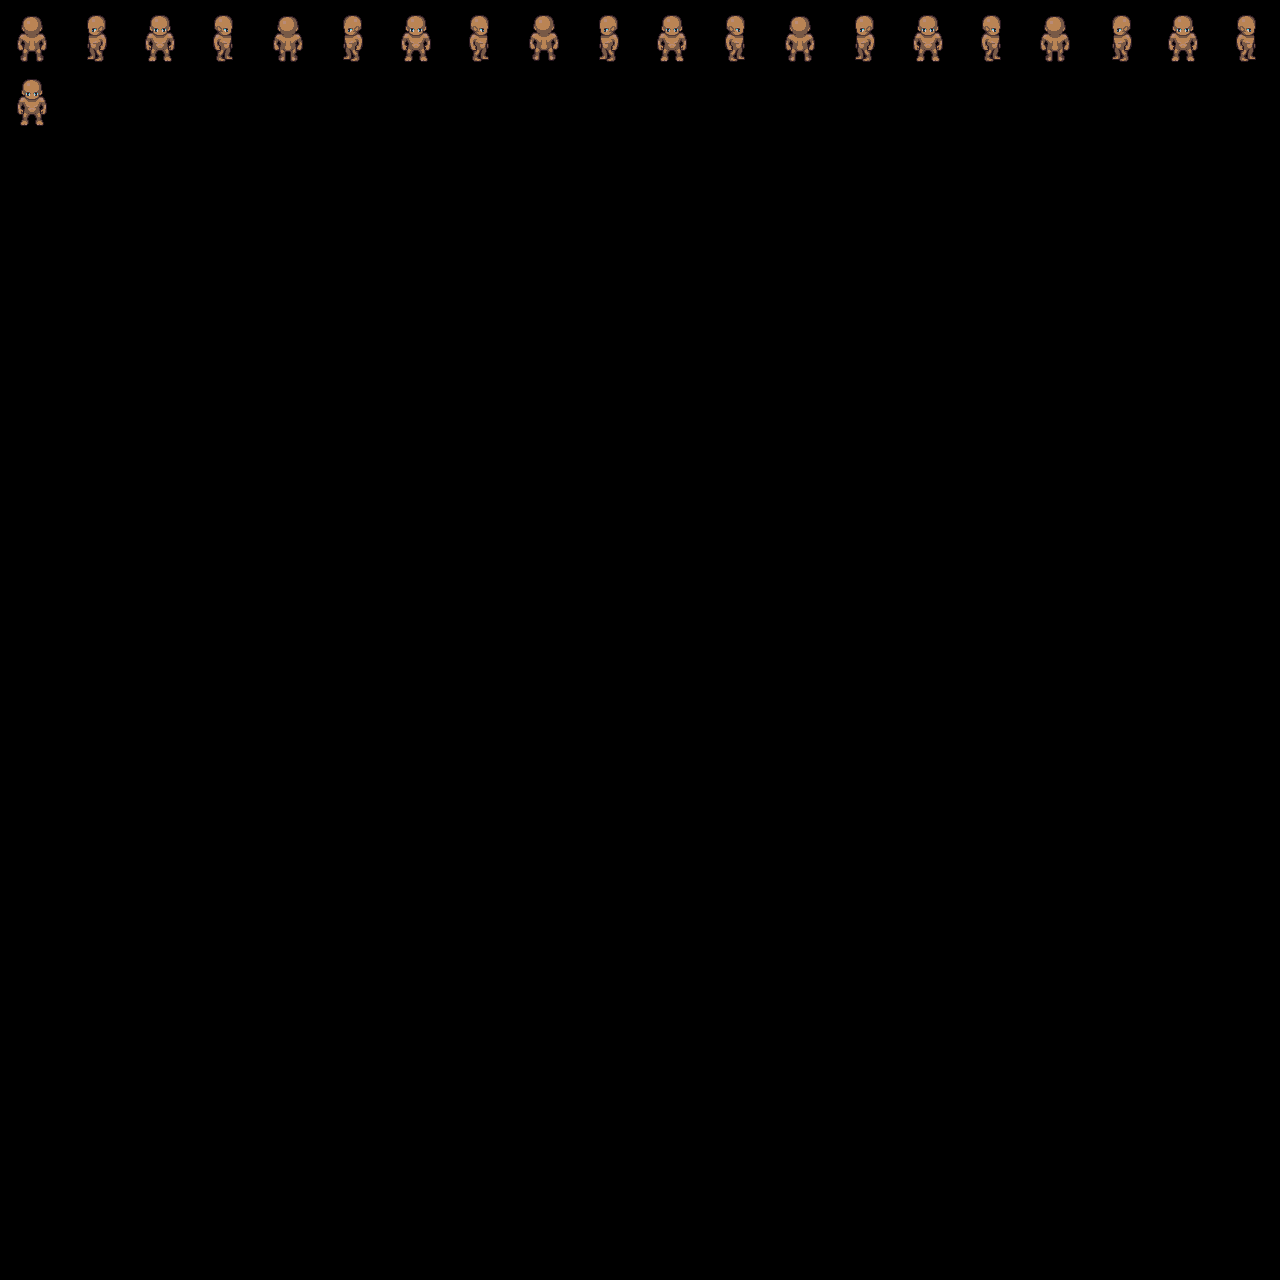

Tiled map render using the project's own tile images. Description and the whole map definition, tile-layer contents included, below:
An orthogonal 20x20 tile map with 64x64 px tiles, 1 tile layer (Tile Layer 1).

<map version="1.2" tiledversion="1.3.1" orientation="orthogonal" renderorder="right-down" compressionlevel="-1" width="20" height="20" tilewidth="64" tileheight="64" infinite="0" nextlayerid="2" nextobjectid="1">
 <tileset firstgid="1" source="darkmale.tsx" />
 <layer id="1" name="Tile Layer 1" width="20" height="20">
  <data encoding="csv">
1,14,27,40,53,66,79,92,105,118,131,144,157,170,183,196,209,222,235,248,
261,0,0,0,0,0,0,0,0,0,0,0,0,0,0,0,0,0,0,0,
0,0,0,0,0,0,0,0,0,0,0,0,0,0,0,0,0,0,0,0,
0,0,0,0,0,0,0,0,0,0,0,0,0,0,0,0,0,0,0,0,
0,0,0,0,0,0,0,0,0,0,0,0,0,0,0,0,0,0,0,0,
0,0,0,0,0,0,0,0,0,0,0,0,0,0,0,0,0,0,0,0,
0,0,0,0,0,0,0,0,0,0,0,0,0,0,0,0,0,0,0,0,
0,0,0,0,0,0,0,0,0,0,0,0,0,0,0,0,0,0,0,0,
0,0,0,0,0,0,0,0,0,0,0,0,0,0,0,0,0,0,0,0,
0,0,0,0,0,0,0,0,0,0,0,0,0,0,0,0,0,0,0,0,
0,0,0,0,0,0,0,0,0,0,0,0,0,0,0,0,0,0,0,0,
0,0,0,0,0,0,0,0,0,0,0,0,0,0,0,0,0,0,0,0,
0,0,0,0,0,0,0,0,0,0,0,0,0,0,0,0,0,0,0,0,
0,0,0,0,0,0,0,0,0,0,0,0,0,0,0,0,0,0,0,0,
0,0,0,0,0,0,0,0,0,0,0,0,0,0,0,0,0,0,0,0,
0,0,0,0,0,0,0,0,0,0,0,0,0,0,0,0,0,0,0,0,
0,0,0,0,0,0,0,0,0,0,0,0,0,0,0,0,0,0,0,0,
0,0,0,0,0,0,0,0,0,0,0,0,0,0,0,0,0,0,0,0,
0,0,0,0,0,0,0,0,0,0,0,0,0,0,0,0,0,0,0,0,
0,0,0,0,0,0,0,0,0,0,0,0,0,0,0,0,0,0,0,0
</data>
 </layer>
</map>
